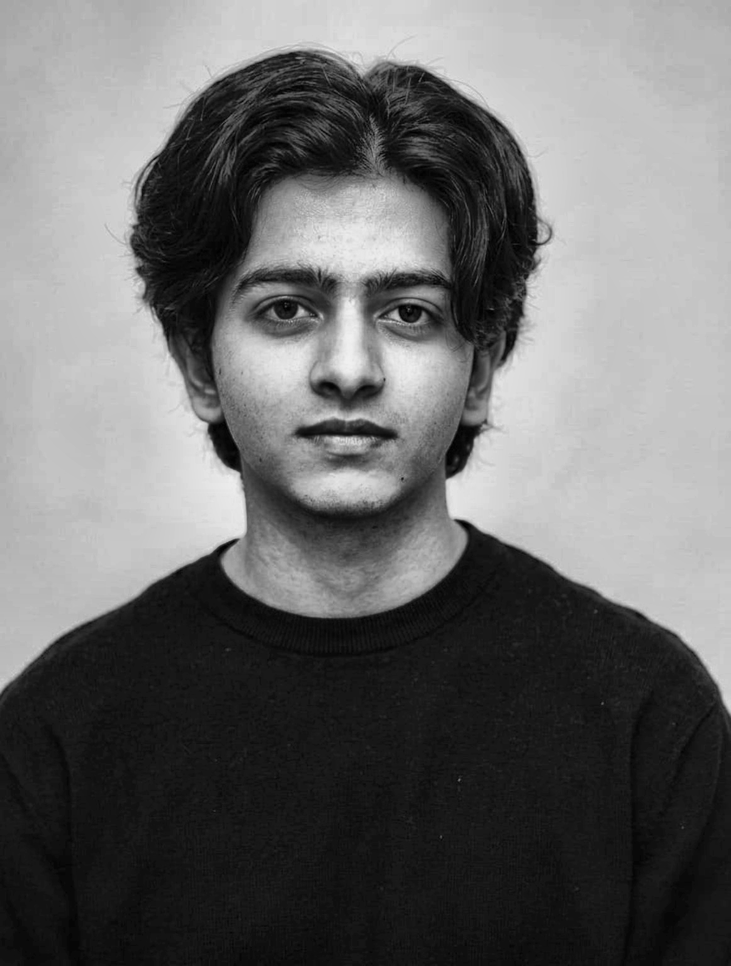
#> input picture source-prepped.png, 731 x 966 px, shrunk from 1162 x 1536 before the run
$ python -i prep_photo.py   (imports and definitions only)
#> lines starting #> are read from the running program, lines starting #| are printed output that depends on the picture
#> further down, picture is the input picture: PIL image 731x966 L; min 0, max 240, mean 106.1
from __future__ import annotations

import io
import sys
from pathlib import Path

from PIL import Image, ImageEnhance, ImageOps


def remove_background(image: Image.Image) -> Image.Image:
    try:
        from rembg import remove as rembg_remove  # type: ignore
    except Exception:
        return image.convert("RGBA")

    buffer = io.BytesIO()
    image.convert("RGBA").save(buffer, format="PNG")
    output = rembg_remove(buffer.getvalue())
    return Image.open(io.BytesIO(output)).convert("RGBA")


def boost_contrast(image: Image.Image) -> Image.Image:
    try:
        import cv2  # type: ignore
        import numpy as np  # type: ignore
    except Exception:
        return ImageEnhance.Contrast(image).enhance(1.35)

    rgb = np.array(image.convert("RGB"))
    lab = cv2.cvtColor(rgb, cv2.COLOR_RGB2LAB)
#> lab: shape (966, 731, 3); mean of channels 0, 1, 2 108, 128, 128
    l_channel, a_channel, b_channel = cv2.split(lab)
#> a_channel: shape (966, 731); every value is 128
    clahe = cv2.createCLAHE(clipLimit=2.0, tileGridSize=(8, 8))
    l_channel = clahe.apply(l_channel)
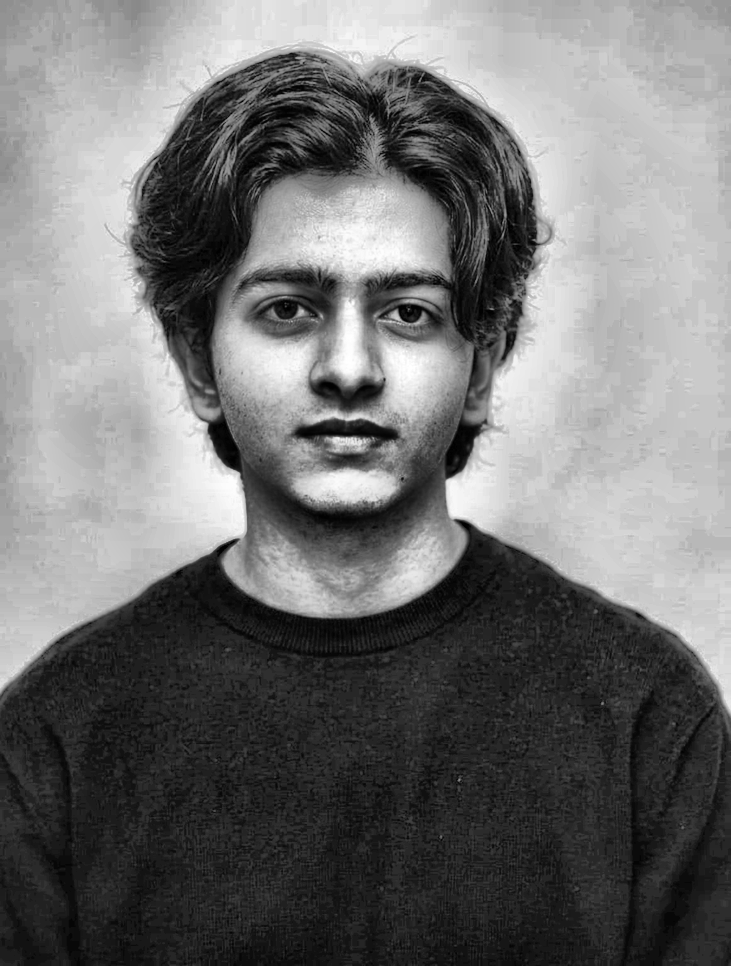
#> l_channel: shape (966, 731); min 0, max 255, mean 113.3
    merged = cv2.merge((l_channel, a_channel, b_channel))
#> merged: shape (966, 731, 3); mean of channels 0, 1, 2 113.3, 128, 128
    return Image.fromarray(cv2.cvtColor(merged, cv2.COLOR_LAB2RGB))


def prepare(input_path: Path, output_path: Path) -> None:
    image = Image.open(input_path)
    image = remove_background(image)
    image = boost_contrast(image)

    if image.mode != "RGBA":
        image = image.convert("RGBA")

    white = Image.new("RGBA", image.size, (255, 255, 255, 255))
    flattened = Image.alpha_composite(white, image)
    grayscale = ImageOps.grayscale(flattened)
    grayscale.save(output_path)


def main() -> int:
    if len(sys.argv) < 2:
        print("Usage: python scripts/prep_photo.py source-photo.jpg [output.png]")
        return 1

    input_path = Path(sys.argv[1])
    output_path = Path(sys.argv[2]) if len(sys.argv) > 2 else Path("source-prepped.png")
    prepare(input_path, output_path)
    return 0


# [2 lines not run here, left out]

>>> from PIL import Image
>>> picture = Image.open('../source-prepped.png')
>>> result = boost_contrast(picture)
